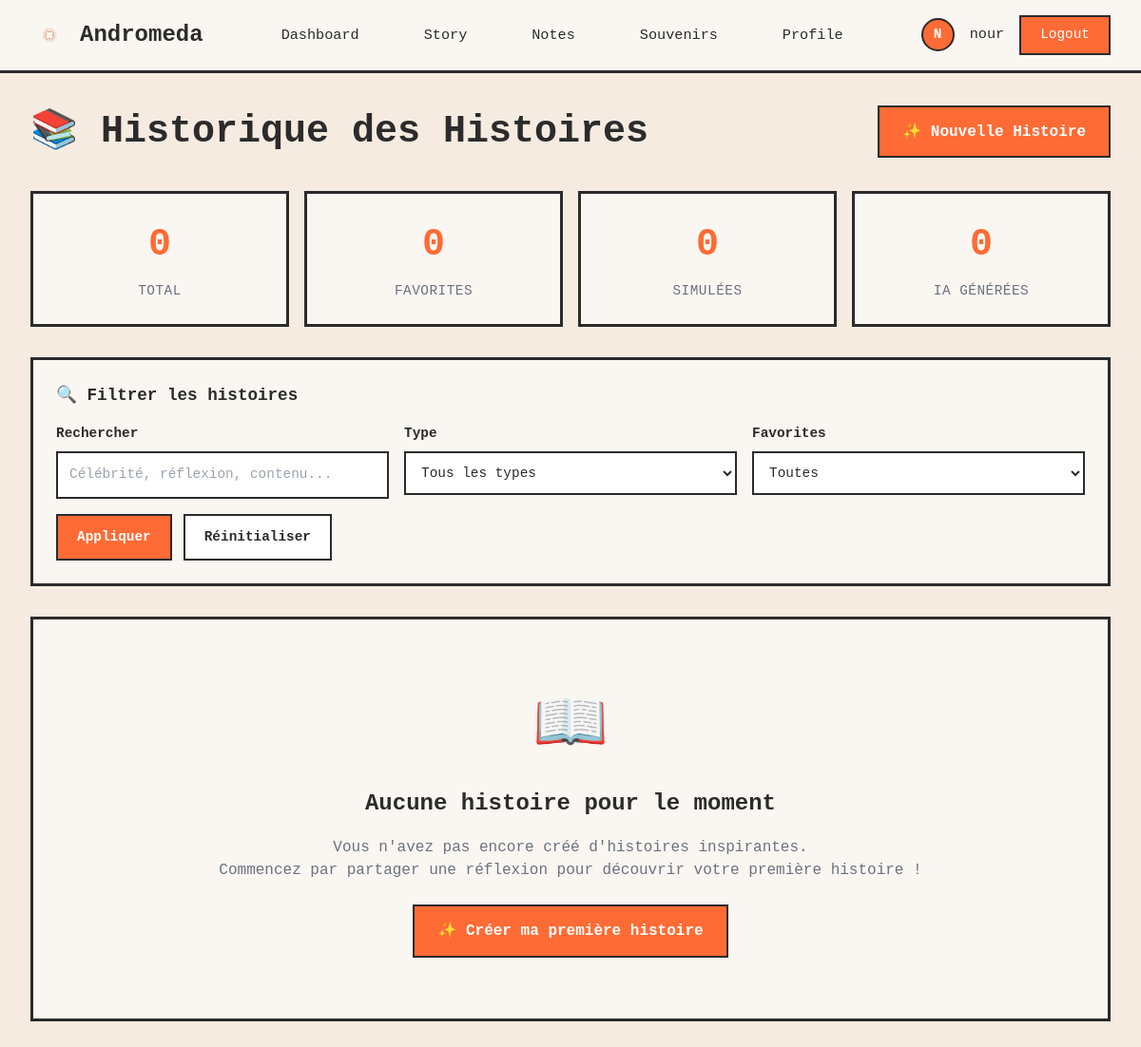
Page /story/history/ (signed in) on the earlier database version.
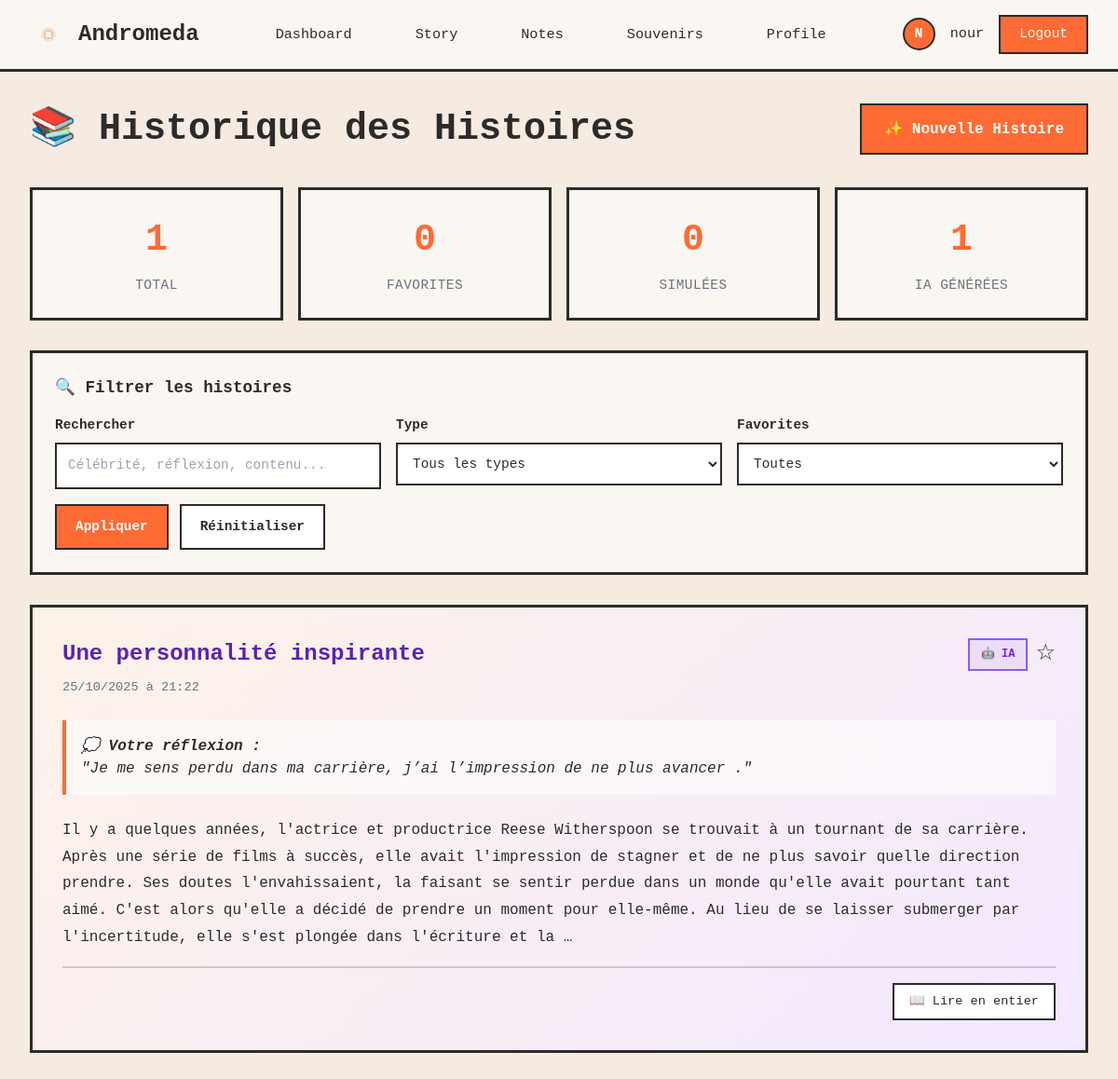
Same page on the later database version.
### core/models.py (models this page shows, shortened)
class User(AbstractUser):
    avatar_url = models.URLField(blank=True, null=True)
    groups = models.ManyToManyField(
        'auth.Group',
        verbose_name='groups',
        blank=True,
        help_text='The groups this user belongs to.',
        related_name='core_users',
        related_query_name='core_user',
    )
    user_permissions = models.ManyToManyField(
        'auth.Permission',
        verbose_name='user permissions',
        blank=True,
        help_text='Specific permissions for this user.',
        related_name='core_users',
        related_query_name='core_user',
    )

class HistoireInspirante(models.Model):
    id = models.UUIDField(primary_key=True, default=uuid.uuid4, editable=False)
    utilisateur = models.ForeignKey('User', on_delete=models.CASCADE, related_name='histoires_inspirantes')
    reflexion_text = models.TextField(help_text="Texte de réflexion personnel de l'utilisateur")
    histoire_generee = models.TextField(help_text="Histoire inspirante générée")
    celebrite = models.CharField(max_length=200, help_text="Nom de la célébrité mentionnée dans l'histoire")
    est_simulee = models.BooleanField(default=True, help_text="True si histoire simulée, False si générée par IA")
    modele_utilise = models.CharField(max_length=100, blank=True, default='', help_text="Modèle IA utilisé (ex: gpt-4o-mini)")
    is_favorite = models.BooleanField(default=False, help_text="Marquée comme favorite")
    notes_personnelles = models.TextField(blank=True, default='', help_text="Notes personnelles de l'utilisateur sur cette histoire")
    created_at = models.DateTimeField(auto_now_add=True)
    updated_at = models.DateTimeField(auto_now=True)
    class Meta:
        ordering = ['-created_at']
        verbose_name = 'Histoire Inspirante'
        verbose_name_plural = 'Histoires Inspirantes'
        indexes = [
            models.Index(fields=['utilisateur', '-created_at']),
            models.Index(fields=['is_favorite']),
        ]
    @property
    def reflexion_courte(self):
        if len(self.reflexion_text) > 100:
            return self.reflexion_text[:100] + '...'
        return self.reflexion_text

### core/views.py (the view)
# urls.py: path('story/history/', views.story_history, name='story_history'),
@login_required
def story_history(request):
    histoires = HistoireInspirante.objects.filter(utilisateur=request.user).order_by('-created_at')
    filter_favorite = request.GET.get('favorite', None)
    filter_simulated = request.GET.get('simulated', None)
    search_query = request.GET.get('search', '')
    if filter_favorite == 'true':
        histoires = histoires.filter(is_favorite=True)
    if filter_simulated == 'true':
        histoires = histoires.filter(est_simulee=True)
    elif filter_simulated == 'false':
        histoires = histoires.filter(est_simulee=False)
    if search_query:
        histoires = histoires.filter(
            Q(celebrite__icontains=search_query) |
            Q(reflexion_text__icontains=search_query) |
            Q(histoire_generee__icontains=search_query)
        )
    paginator = Paginator(histoires, 10)  # 10 histoires par page
    page_number = request.GET.get('page')
    histoires_page = paginator.get_page(page_number)
    stats = {
        'total': HistoireInspirante.objects.filter(utilisateur=request.user).count(),
        'favorites': HistoireInspirante.objects.filter(utilisateur=request.user, is_favorite=True).count(),
        'simulated': HistoireInspirante.objects.filter(utilisateur=request.user, est_simulee=True).count(),
        'ai_generated': HistoireInspirante.objects.filter(utilisateur=request.user, est_simulee=False).count(),
    }
    context = {
        'histoires': histoires_page,
        'stats': stats,
        'filter_favorite': filter_favorite,
        'filter_simulated': filter_simulated,
        'search_query': search_query,
    }
    return render(request, 'core/story_history.html', context)

### core/templates/core/story_history.html (shortened to what this page needs)
{% extends "core/dashboard_base.html" %}
{% block content %}
<div class="history-container">
    <div class="page-header">
        <h1>📚 Historique des Histoires</h1>
        <a href="{% url 'core:story_inspiration' %}" class="new-story-btn">✨ Nouvelle Histoire</a>
    </div>
    <div class="stats-grid">
        <div class="stat-card">
            <div class="stat-value">{{ stats.total }}</div>
            <div class="stat-label">Total</div>
        </div>
        <div class="stat-card">
            <div class="stat-value">{{ stats.favorites }}</div>
            <div class="stat-label">Favorites</div>
        </div>
        <div class="stat-card">
            <div class="stat-value">{{ stats.simulated }}</div>
            <div class="stat-label">Simulées</div>
        </div>
        <div class="stat-card">
            <div class="stat-value">{{ stats.ai_generated }}</div>
            <div class="stat-label">IA Générées</div>
        </div>
    </div>
    <div class="filters-section">
        <div class="filters-title">🔍 Filtrer les histoires</div>
        <form method="get" action="{% url 'core:story_history' %}">
            <div class="filters-grid">
                <div class="filter-group">
                    <label for="search">Rechercher</label>
                    <input type="text" id="search" name="search" class="filter-input"
                           placeholder="Célébrité, réflexion, contenu..."
                           value="{{ search_query }}">
                </div>
                <div class="filter-group">
                    <label for="simulated">Type</label>
                    <select id="simulated" name="simulated" class="filter-select">
                        <option value="">Tous les types</option>
                    </select>
                </div>
                <div class="filter-group">
                    <label for="favorite">Favorites</label>
                    <select id="favorite" name="favorite" class="filter-select">
                        <option value="">Toutes</option>
                    </select>
                </div>
            </div>
            <div class="filter-buttons">
                <button type="submit" class="filter-btn filter-btn-apply">Appliquer</button>
                <a href="{% url 'core:story_history' %}" class="filter-btn filter-btn-clear">Réinitialiser</a>
            </div>
        </form>
    </div>
    {% if histoires %}
    <div class="stories-list">
        {% for histoire in histoires %}
        <div class="story-item">
            <div class="story-header">
                <div class="story-meta">
                    <div class="story-celebrity">{{ histoire.celebrite }}</div>
                    <div class="story-date">{{ histoire.created_at|date:"d/m/Y à H:i" }}</div>
                </div>
                <div class="story-badges">
                    {% if histoire.est_simulee %}
                    <span class="badge badge-simulated">💡 Simulée</span>
                    {% else %}
                    <span class="badge badge-ai">🤖 IA</span>
                    {% endif %}
                    <form method="post" action="{% url 'core:toggle_histoire_favorite' histoire.id %}" style="display: inline;">
                        <button type="submit" class="favorite-btn" title="{% if histoire.is_favorite %}Retirer des favorites{% else %}Ajouter aux favorites{% endif %}">
                            {% if histoire.is_favorite %}⭐{% else %}☆{% endif %}
                        </button>
                    </form>
                </div>
            </div>
            <div class="story-reflexion">
                <strong>💭 Votre réflexion :</strong><br>
                "{{ histoire.reflexion_courte }}"
            </div>
            <div class="story-content">{{ histoire.histoire_generee|truncatewords:80 }}</div>
            <div class="story-footer">
                <div class="story-actions">
                    <button class="action-btn" onclick="toggleFullStory('story-{{ histoire.id }}')">
                        📖 Lire en entier
                    </button>
                </div>
            </div>
        </div>
        {% endfor %}
    </div>
    {% else %}
    <div class="empty-state">
        <div class="empty-state-icon">📖</div>
        <div class="empty-state-title">Aucune histoire pour le moment</div>
        <div class="empty-state-text">
            {% if search_query or filter_favorite or filter_simulated %}
            Aucune histoire ne correspond à vos critères de recherche.
            <br>Essayez de modifier vos filtres.
            {% else %}
            Vous n'avez pas encore créé d'histoires inspirantes.
            <br>Commencez par partager une réflexion pour découvrir votre première histoire !
            {% endif %}
        </div>
        <a href="{% url 'core:story_inspiration' %}" class="new-story-btn">✨ Créer ma première histoire</a>
    </div>
    {% endif %}
</div>
{% endblock %}

### core/templates/core/dashboard_base.html (shortened to what this page needs)
<!doctype html>
{% load static %}
<html lang="en">
<head>
    <script src="https://cdn.tailwindcss.com"></script>
</head>
<body>
    <nav class="navbar">
        <a href="{% url 'core:dashboard' %}" class="navbar-brand">
            <img src="{% static 'assets/logo.png' %}" alt="Andromeda Logo" onerror="this.style.display='none';">
            Andromeda
        </a>
        <ul class="navbar-menu" id="navbarMenu">
            <li><a href="{% url 'core:dashboard' %}" class="{% if request.resolver_match.url_name == 'dashboard' %}active{% endif %}">Dashboard</a></li>
            <li><a href="{% url 'core:story_inspiration' %}" class="{% if request.resolver_match.url_name == 'story_inspiration' %}active{% endif %}">Story</a></li>
            <li><a href="{% url 'core:index' %}" class="{% if request.resolver_match.url_name == 'index' %}active{% endif %}">Notes</a></li>
            <li><a href="{% url 'core:memories_dashboard' %}" class="{% if request.resolver_match.url_name == 'memories_dashboard' %}active{% endif %}">Souvenirs</a></li>
            <li><a href="{% url 'core:profile' %}" class="{% if request.resolver_match.url_name == 'profile' %}active{% endif %}">Profile</a></li>
        </ul>
        <div class="navbar-user">
            {% if user.is_authenticated %}
                <div class="navbar-avatar">{{ user.username|slice:":1"|upper }}</div>
                <span class="navbar-username">{{ user.username }}</span>
                <a href="{% url 'logout' %}" class="btn-logout">Logout</a>
            {% else %}
                <a href="{% url 'login' %}" class="btn-logout">Login</a>
            {% endif %}
        </div>
    </nav>
    <div class="dashboard-container">
        {% block content %}{% endblock %}
    </div>
</body>
</html>

### core/templates/core/dashboard_base.html (style rules this page uses)
:root { --page-bg: #f5ebe0; --panel-bg: #faf6f1; --border-color: #2b2b2b; --accent-orange: #ff6b35; --text-dark: #2b2b2b; --text-gray: #6b7280; --separator-color: #d4c5b9; }
* { margin: 0; padding: 0; box-sizing: border-box; }
html { font-size: 16px; scroll-behavior: smooth; }
body { background: var(--page-bg) !important; color: var(--text-dark) !important; font-family: 'Courier New', monospace; -webkit-font-smoothing: antialiased; min-height: 100vh; }
.navbar { background: var(--panel-bg); border-bottom: 3px solid var(--border-color); padding: 1rem 2rem; display: flex; align-items: center; justify-content: space-between; position: sticky; top: 0; z-index: 1000; }
.navbar-brand { display: flex; align-items: center; gap: 0.75rem; font-size: 1.5rem; font-weight: bold; color: var(--text-dark); text-decoration: none; }
.navbar-brand img { width: 40px; height: 40px; object-fit: contain; }
.navbar-menu { display: flex; align-items: center; gap: 2rem; list-style: none; }
.navbar-menu a { color: var(--text-dark); text-decoration: none; font-size: 0.95rem; transition: color 0.2s ease; padding: 0.5rem 1rem; border: 2px solid transparent; }
.navbar-user { display: flex; align-items: center; gap: 1rem; }
.navbar-avatar { width: 35px; height: 35px; border-radius: 50%; background: var(--accent-orange); color: white; display: flex; align-items: center; justify-content: center; font-weight: bold; font-size: 0.9rem; border: 2px solid var(--border-color); }
.navbar-username { font-size: 0.95rem; color: var(--text-dark); }
.btn-logout { padding: 0.5rem 1.25rem; background: var(--accent-orange); color: white; border: 2px solid var(--border-color); cursor: pointer; font-family: 'Courier New', monospace; font-size: 0.9rem; transition: opacity 0.2s ease; text-decoration: none; display: inline-block; }
.dashboard-container { max-width: 1400px; margin: 0 auto; padding: 2rem; }

Differences in the rows shown:
added HistoireInspirante: celebrite "Une personnalité inspirante", created_at "25/10/2025 à 21:22", est_simulee "🤖 IA", reflexion_courte "Je me sens perdu dans ma carrière, j’ai l’impression de ne plus avancer .", histoire_generee "Il y a quelques années, l'actrice et productrice Reese Witherspoon se trouvait à un tournant de sa carrière. Après une série de films à succès, elle avait l'impression de stagner et de ne plus savoir quelle direction prendre. Ses doutes l'envahissaient, la faisant se sentir perdue dans un monde qu'elle avait pourtant tant aimé. C'est alors qu'elle a décidé de prendre un moment pour elle-même. Au lieu de se laisser submerger par l'incertitude, elle s'est plongée dans l'écriture et la …"
Other differences:
{{ stats.total }}: "0" → "1"
{{ stats.ai_generated }}: "0" → "1"
text no longer shown: "📖 Aucune histoire pour le moment Vous n'avez pas encore créé d'histoires inspirantes. Commencez par partager une réflexion pour découvrir votre première histoire ! ✨ Créer ma première histoire"
